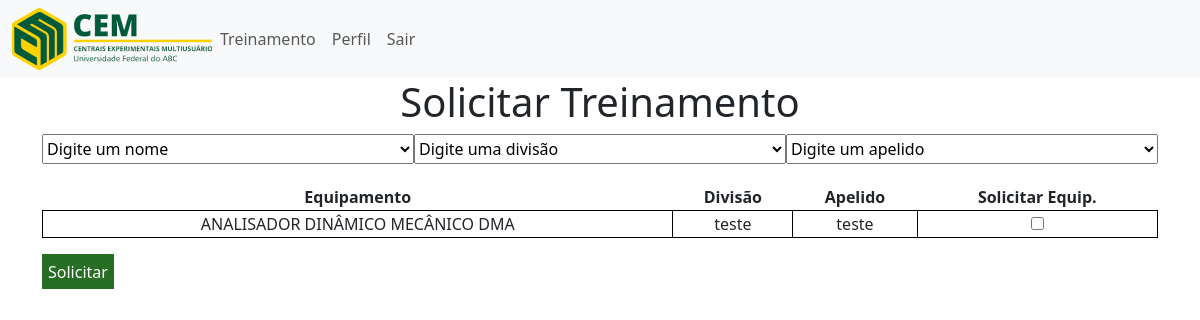
The app's page /core/treinamento/treinamento/ (signed in), older data.
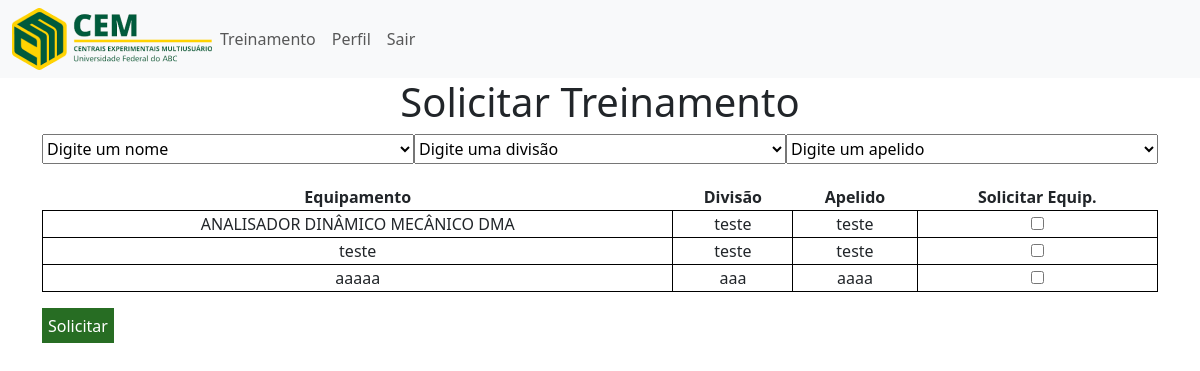
The same page, newer data.
### equipamentos/models.py (models this page shows, shortened)
class Equipamento(models.Model):
    id_equipamento = models.AutoField(primary_key=True)
    nome = models.CharField(max_length=100)
    apelido = models.CharField(max_length=20)
    descricao = models.CharField(max_length=100)
    fabricante = models.CharField(max_length=100)
    localizacao = models.CharField(max_length=10)
    origem = models.CharField(max_length=10)
    ano_aquisicao = models.CharField(max_length=255)
    sala = models.CharField(max_length=20)
    divisao = models.CharField(max_length=255, null=True)
    status = models.CharField(max_length=20)
    comentario = models.CharField(max_length=20)
    chave = models.CharField(max_length=255)
    patrimonio = models.CharField(max_length=255)
    aquisicao = models.CharField(max_length=100)
    prof = models.CharField(max_length=255)
    id_tecnico = models.ForeignKey(Tecnico, on_delete=models.CASCADE, null=False)

### treinamento/views.py (the view)
# urls.py: path('treinamento/', include('treinamento.urls'), name='treinamento'),
def treinamento(request):
    if 'chave' in request.session:
        perfil_user = request.session.get('perfil')
        chave = request.session.get('chave')
        if perfil_user == 'docente':
            solicitacoes_usuario = Solicitacoes.objects.filter(id_Docente=chave)
        elif perfil_user == 'pos_doutorando':
            solicitacoes_usuario = Solicitacoes.objects.filter(id_PosDout=chave)
        elif perfil_user == 'aluno_pos_ic':
            solicitacoes_usuario = Solicitacoes.objects.filter(id_AlunoPosIC=chave)
        elif perfil_user == 'user_externo':
            solicitacoes_usuario = Solicitacoes.objects.filter(id_UserExterno=chave)
        else:
            solicitacoes_usuario = None
        if solicitacoes_usuario:
            equipamentos = Equipamento.objects.exclude(id_equipamento__in=solicitacoes_usuario.values('id_equipamento'))
        else:
            equipamentos = Equipamento.objects.all()
        return render(request, 'treinamento.html', {'equipamentos': equipamentos})
    else:
        return HttpResponse('Precisa estar logado para acessar essa função')

### treinamento/templates/treinamento.html (shortened to what this page needs)
{% extends 'treinamento/base.html' %}
{% load static %}
{% block conteudo %}
<div class="container">
    <h1>Solicitar Treinamento</h1>
    <div class="d-flex justfy-content-between form_solicita_treinamento">
        <select name="equipamento" id="equipamento">
            <option value="">Digite um nome</option>
        </select>
        <select name="divisao" id="divisao">
            <option value="">Digite uma divisão</option>
        </select>
        <select name="apelido" id="apelido">
            <option value="">Digite um apelido</option>
        </select>
    </div>
    <form action="{% url 'solicitar_treinamento' %}" method="post">
        <div class="tela">
            <table class="solicitacoes text-center">
                <thead>
                    <tr>
                        <th>Equipamento</th>
                        <th>Divisão</th>
                        <th>Apelido</th>
                        <th>Solicitar Equip.</th>
                    </tr>
                </thead>
                <tbody>
                    {% for equipamento in equipamentos %}
                    <tr>
                        <td>{{ equipamento.nome }}</td>
                        <td>{{ equipamento.divisao }}</td>
                        <td>{{ equipamento.apelido }}</td>
                        <td><input type="checkbox" name="equipamento_selecionado" value="{{ equipamento.nome }}" id=""></td>
                    </tr>
                    {% endfor %}
                </tbody>
            </table>
        </div>
        <input type="submit" value="Solicitar" id="btn-submit" class="mt-3">
    </form>
</div>
{% endblock %}

Row changes from the older to the newer data that the page shows:
added Equipamento: nome "teste", divisao "teste", apelido "teste"
added Equipamento: nome "aaaaa", divisao "aaa", apelido "aaaa"
